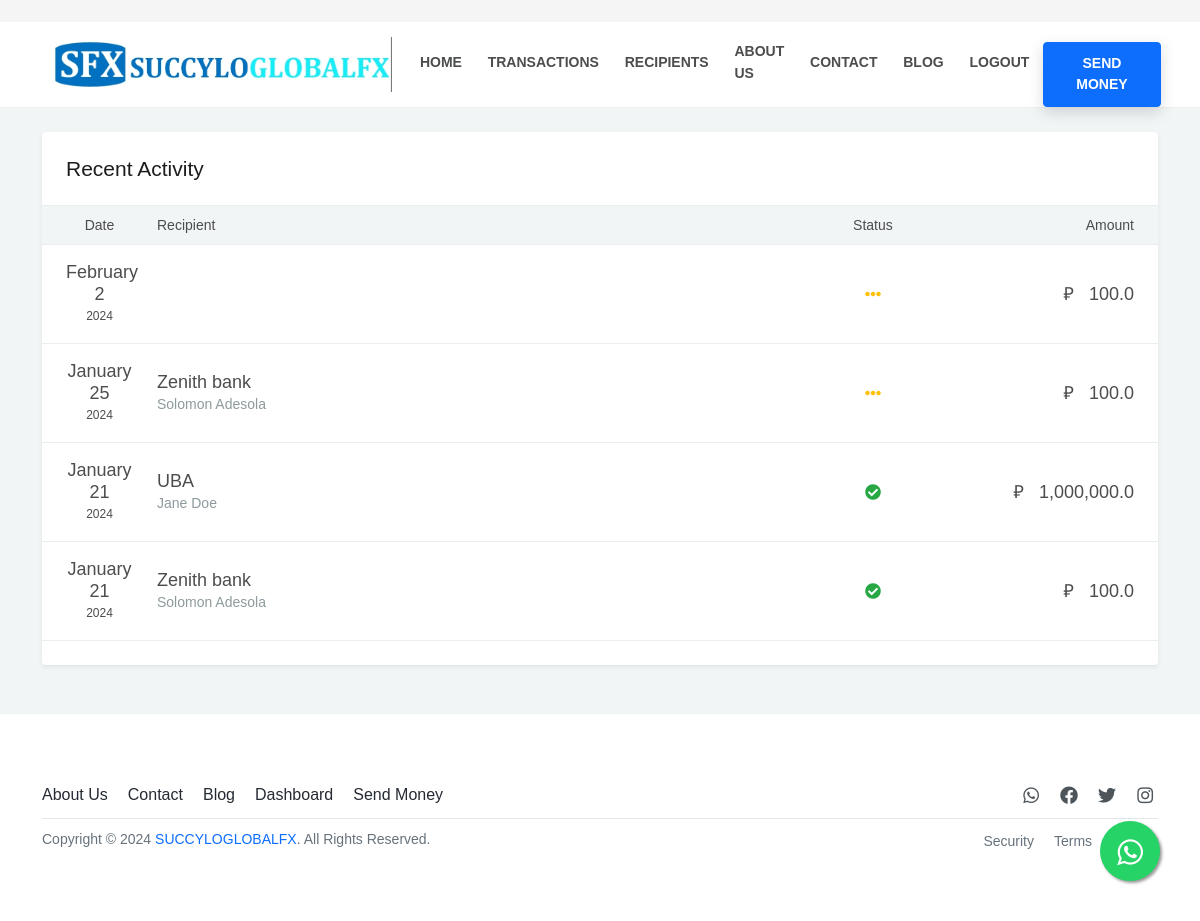
Page /dashboard/transactions/ (signed in) on the earlier database version.
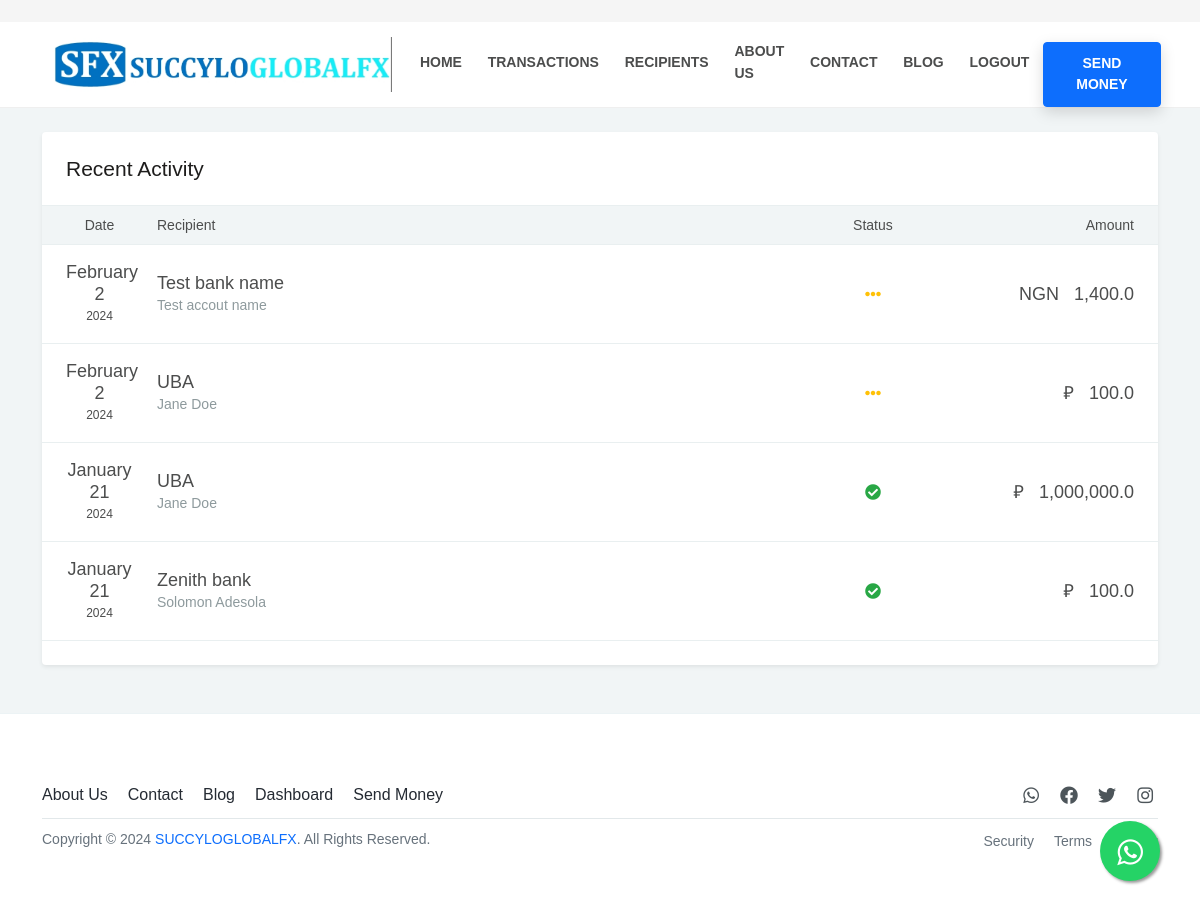
Same page on the later database version.
### Globals/models.py (models this page shows, shortened)
class Transaction(models.Model):
    user = models.ForeignKey(User, on_delete=models.CASCADE)
    receipient = models.ForeignKey(UserRecipient, on_delete=models.CASCADE, null=True, blank=True)
    from_currency = models.CharField(max_length=225)
    to_currency = models.CharField(max_length=225)
    current_exchange_rate = models.FloatField(max_length=225, null=True, blank=True)
    amount = models.FloatField()
    transaction_id = models.CharField(max_length=225)
    converted_amount = models.FloatField(default=0)
    paid = models.BooleanField(default=False)
    has_receipient = models.BooleanField(default=False)
    date = models.DateTimeField(auto_now_add=True)

### Receipient/models.py (models this page shows, shortened)
class UserRecipient(models.Model):
    user = models.ForeignKey(User, on_delete=models.CASCADE)
    bank_name = models.CharField(max_length=225)
    account_name = models.CharField(max_length=225, blank=True, null=True)
    account_number  = models.CharField(max_length=225)
    phone_number = models.CharField(max_length=225)
    card_number = models.CharField(max_length=225)
    transfer_type = models.CharField(max_length=225)
    date = models.DateField(auto_now_add=True, null=True, blank=True)

### Dashboard/views.py (the view)
# urls.py: path('transactions/', views.Transactions, name='transactions'),
@login_required
def Transactions(request):
    get_transactions = Transaction.objects.filter(user=request.user).order_by('-date')
    context = {
        "transactions": get_transactions
    }
    return render(request, "transactions.html", context)

### Globals/context_processors.py (called while the page is built)
def site_information(request):
    current_site = get_current_site(request)
    site_information, created = SiteInformation.objects.get_or_create(site=current_site, defaults={
        'site_name': 'Default Site Name',  # You can provide default values for other fields here
        'facebook_link': '',
        'twitter_link': '',
        'instagram_link': '',
        'whatsapp_link': '',
        'contact_email': '',
        'contact_number': '',
        'footer_message': '',
        'contact_page_message': '',
    })
    return {'site_information': site_information}

### templates/transactions.html (shortened to what this page needs)
﻿{% include 'nav.html' %}
  {% load static %}
  {% load humanize %}
  <div id="content" class="py-4">
    <div class="container">
      <div class="row">
        <div class="col-lg-9" style="width: 100%;">
          <div class="bg-white shadow-sm rounded py-4 mb-4" style="width: 100%;">
            <h3 class="text-5 fw-400 d-flex align-items-center px-4 mb-4">Recent Activity</h3>
            <div class="transaction-title py-2 px-4">
              <div class="row fw-00">
                <div class="col-2 col-sm-1 text-center"><span class="">Date</span></div>
                <div class="col col-sm-7">Recipient</div>
                <div class="col-auto col-sm-2 d-none d-sm-block text-center">Status</div>
                <div class="col-3 col-sm-2 text-end">Amount</div>
              </div>
            </div>
            <div class="transaction-list">
              {% for i in transactions %}
                <div class="transaction-item px-4 py-3" data-bs-toggle="modal" data-bs-target="#transaction-detail" onclick='showDetails("{{i.amount|intcomma}}", "{% if i.from_currency == 'Russian rouble' %} ₽ {% else %} NGN {% endif %}", "{{i.current_exchange_rate}}", "{{i.converted_amount|intcomma}}", "{% if i.to_currency == 'Russian rouble' %} ₽ {% else %} NGN {% endif %}", "{{i.transaction_id}}", "{{i.receipient.user.get_full_name}}", "{{i.receipient.bank_name}}", "{{i.paid}}", "{{i.date}}", delete_url="{% url 'delete-transaction' i.transaction_id %}", {% if not i.has_receipient %} select_recipient_url="{% url 'select-recipient' i.transaction_id %}" {% endif %})'>
                  <div class="row align-items-center flex-row">
                    <div class="col-2 col-sm-1 text-center"> <span class="d-block text-4 fw-300">{{i.date|date:"F j"}}</span> <span class="d-block text-1 fw-300 text-uppercase">{{i.date|date:"Y"}}</span> </div>
                    <div class="col col-sm-7"> <span class="d-block text-4">{{i.receipient.bank_name}}</span> <span class="text-muted">{{i.receipient.account_name}}</span> </div>
                    <div class="col-auto col-sm-2 d-none d-sm-block text-center text-3">
                      {% if i.paid == True %}
                        <span class="text-success" data-bs-toggle="tooltip" title="" data-bs-original-title="Completed" aria-label="Completed">
                          <i class="fas fa-check-circle"></i>
                        </span>
                      {% else %}
                          <span class="text-warning" data-bs-toggle="tooltip" title="" data-bs-original-title="In Progress" aria-label="In Progress"><i class="fas fa-ellipsis-h"></i>
                          </span>
                      {% endif %}
                    </div>
                    <div class="col-3 col-sm-2 text-end text-4"> <span class="text-nowrap"> {% if i.from_currency == 'Russian rouble' %} ₽ {% else %} NGN {% endif %}&nbsp; {{i.amount|intcomma}}</span>  </div>
                  </div>
                </div>
              {% endfor %}
            </div>
          </div>
        </div>
      </div>
    </div>
  </div>
</div>
{% include 'footer.html' %}
</body>
</html>

### templates/nav.html (shortened to what this page needs)
<!DOCTYPE html>
<html lang="en">
<head>
{% load static %}
<link rel="stylesheet" href="../../../css2?family=Rubik:ital,wght@0,300;0,400;0,500;0,600;0,700;0,800;0,900;1,300;1,400;1,500;1,600;1,700;1,800;1,900&display=swap">
<link id="color-switcher" rel="stylesheet" type="text/css" href="{% static 'css/color-blue.css' %}">
{% include 'styles.html' %}
</head>
<body>
<div id="main-wrapper">
  <header id="header">
    <div class="container">
      <div class="header-row">
        <div class="header-column justify-content-start">
          <div class="logo me-3"> <a class="d-flex" href="{% url 'home' %}" title="SUCCYLOGLOBALFX - HTML Template"><img class="logo-img" src="{% static 'logo.png' %}" alt="SUCCYLOGLOBALFX"></a> </div>
          <nav class="primary-menu navbar navbar-expand-lg">
            <div id="header-nav" class="collapse navbar-collapse">
              <ul class="navbar-nav me-auto">
                <li class=""><a href="{% url 'home' %}"><b>Home</b></a></li>
                {% if request.user.is_authenticated %}
                  <li><a href="{% url 'transactions' %}"><b>Transactions</b></a></li>
                  <li><a href="{% url 'recipients' %}"><b>Recipients</b></a></li>
                {% endif %}
                <li><a href="{% url 'about-us' %}"><b>About Us</b></a></li>
                <li><a href="{% url 'contact-us' %}"><b>Contact</b></a></li>
                <li><a href="{% url 'blog' %}"><b>Blog</b></a></li>
                {% if request.user.is_authenticated %}
                  <li><a href="{% url 'logout' %}"><b>Logout</b></a></li>
                {% endif %}
                <li><a href="{% url 'dashboard' %}" class="btn btn-primary" style="margin-top: 20px;"><b>Send Money</b></a></li>
              </ul>
            </div>
          </nav>
        </div>
      </div>
    </div>
  </header>

### templates/styles.html
{% load static %}
<link rel="stylesheet" type="text/css" href="{% static 'vendor/bootstrap/css/bootstrap.min.css' %}">
<link rel="stylesheet" type="text/css" href="{% static 'vendor/font-awesome/css/all.min.css' %}">
<link rel="stylesheet" type="text/css" href="{% static 'vendor/bootstrap-select/css/bootstrap-select.min.css' %}">
<link rel="stylesheet" type="text/css" href="{% static 'vendor/currency-flags/css/currency-flags.min.css' %}">
<link rel="stylesheet" type="text/css" href="{% static 'vendor/owl.carousel/assets/owl.carousel.min.css' %}">
<link rel="stylesheet" type="text/css" href="{% static 'css/stylesheet.css' %}">

### templates/footer.html (shortened to what this page needs)
{% load static %}
      <link rel="stylesheet" href="https://maxcdn.bootstrapcdn.com/font-awesome/4.5.0/css/font-awesome.min.css">
    <a href="{{ site_information.whatsapp_link }}" class="float" target="_blank">
    <i class="fa fa-whatsapp my-float"></i>
    </a>
<footer id="footer">
    <div class="container">
      <div class="row">
        <div class="col-lg d-lg-flex align-items-center">
          <ul class="nav justify-content-center justify-content-lg-start text-3">
            <li class="nav-item"> <a class="nav-link active" href="{% url 'about-us' %}">About Us</a></li>
            <li class="nav-item"> <a class="nav-link" href="{% url 'contact-us' %}">Contact</a></li>
            <li class="nav-item"> <a class="nav-link" href="{% url 'blog' %}">Blog</a></li>
            {% if request.user.is_authenticated %}
            <li class="nav-item"> <a class="nav-link" href="{% url 'dashboard' %}">Dashboard</a></li>
            {% endif %}
            <li class="nav-item"> <a class="nav-link" href="#">Send Money</a></li>
          </ul>
        </div>
        <div class="col-lg d-lg-flex justify-content-lg-end mt-3 mt-lg-0">
          <ul class="social-icons justify-content-center">
            <li class="social-icons-whatsapp"><a data-bs-toggle="tooltip" href="{{ site_information.whatsapp_link }}" target="_blank" title="Whatsapp"><i class="fab fa-whatsapp"></i></a></li>
            <li class="social-icons-facebook"><a data-bs-toggle="tooltip" href="{{ site_information.facebook_link }}" target="_blank" title="Facebook"><i class="fab fa-facebook-f"></i></a></li>
            <li class="social-icons-twitter"><a data-bs-toggle="tooltip" href="{{ site_information.twitter_link }}" target="_blank" title="Twitter"><i class="fab fa-twitter"></i></a></li>
            <li class="social-icons-instagram"><a data-bs-toggle="tooltip" href="{{ site_information.instagram_link }}" target="_blank" title="Instagram"><i class="fab fa-instagram"></i></a></li>
          </ul>
        </div>
      </div>
      <div class="footer-copyright pt-3 pt-lg-2 mt-2">
        <div class="row">
          <div class="col-lg">
            <p class="text-center text-lg-start mb-2 mb-lg-0">Copyright &copy; {% now 'Y' %} <a href="#">SUCCYLOGLOBALFX</a>. All Rights Reserved.</p>
          </div>
          <div class="col-lg d-lg-flex align-items-center justify-content-lg-end">
            <ul class="nav justify-content-center">
              <li class="nav-item"> <a class="nav-link active" href="{% url 'about-us' %}">Security</a></li>
              <li class="nav-item"> <a class="nav-link" href="{% url 'about-us' %}">Terms</a></li>
              <li class="nav-item"> <a class="nav-link" href="{% url 'about-us' %}">Privacy</a></li>
            </ul>
          </div>
        </div>
      </div>
    </div>
  </footer>

### templates/scripts.html (shortened to what this page needs)
{% load static %}

### static/css/color-blue.css (style rules this page uses)
a, a:focus { color: #0d6efd; }
.nav:not(.nav-pills):not(.nav-tabs) .nav-item .nav-link.active, .nav:not(.nav-pills) .nav-item .nav-link:not(.active):hover { color: #0d6efd; }
.text-muted { color: #8e9a9d !important; }
.btn-primary { background-color: #0d6efd; border-color: #0d6efd; }

### templates/nav.html (style rules this page uses)
.logo-img { max-width: 350px; }

### templates/footer.html (style rules this page uses)
.float { position:fixed; width:60px; height:60px; bottom:40px; right:40px; background-color:#25d366; color:#FFF; border-radius:50px; text-align:center; font-size:30px; box-shadow: 2px 2px 3px #999; z-index:100; }
.my-float { margin-top:16px; }

Differences in the rows shown:
removed Transaction: date "February 2", date "2024", paid False (drawn), amount "100.0"
removed Transaction: date "January 25", date "2024", receipient.bank_name "Zenith bank", receipient.account_name "Solomon Adesola", paid False (drawn), amount "100.0"
added Transaction: date "February 2", date "2024", receipient.bank_name "Test bank name", receipient.account_name "Test accout name", paid False (drawn), from_currency "NGN", amount "1,400.0"
added Transaction: date "February 2", date "2024", receipient.bank_name "UBA", receipient.account_name "Jane Doe", paid False (drawn), amount "100.0"
